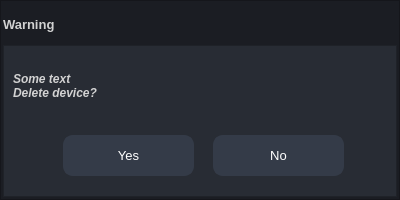
<?xml version="1.0" encoding="UTF-8"?>
<ui version="4.0">
 <class>WarningMessageBox</class>
 <widget class="QWidget" name="WarningMessageBox">
  <property name="geometry">
   <rect>
    <x>0</x>
    <y>0</y>
    <width>400</width>
    <height>200</height>
   </rect>
  </property>
  <property name="windowTitle">
   <string>Form</string>
  </property>
  <property name="styleSheet">
   <string notr="true">background: transparent;
color: rgb(210, 210, 210);</string>
  </property>
  <layout class="QVBoxLayout" name="verticalLayout">
   <property name="spacing">
    <number>0</number>
   </property>
   <property name="leftMargin">
    <number>0</number>
   </property>
   <property name="topMargin">
    <number>0</number>
   </property>
   <property name="rightMargin">
    <number>0</number>
   </property>
   <property name="bottomMargin">
    <number>0</number>
   </property>
   <item>
    <widget class="QFrame" name="frame_center">
     <property name="styleSheet">
      <string notr="true">background-color: rgb(27, 29, 35);
</string>
     </property>
     <property name="frameShape">
      <enum>QFrame::StyledPanel</enum>
     </property>
     <property name="frameShadow">
      <enum>QFrame::Raised</enum>
     </property>
     <layout class="QVBoxLayout" name="verticalLayout_2">
      <property name="spacing">
       <number>0</number>
      </property>
      <property name="leftMargin">
       <number>2</number>
      </property>
      <property name="topMargin">
       <number>2</number>
      </property>
      <property name="rightMargin">
       <number>2</number>
      </property>
      <property name="bottomMargin">
       <number>2</number>
      </property>
      <item>
       <widget class="QFrame" name="frame_title">
        <property name="maximumSize">
         <size>
          <width>400</width>
          <height>42</height>
         </size>
        </property>
        <property name="styleSheet">
         <string notr="true">background-color: rgb(27, 29, 35);</string>
        </property>
        <property name="frameShape">
         <enum>QFrame::NoFrame</enum>
        </property>
        <property name="frameShadow">
         <enum>QFrame::Raised</enum>
        </property>
        <property name="lineWidth">
         <number>0</number>
        </property>
        <layout class="QHBoxLayout" name="horizontalLayout_3">
         <property name="spacing">
          <number>0</number>
         </property>
         <property name="leftMargin">
          <number>0</number>
         </property>
         <property name="topMargin">
          <number>0</number>
         </property>
         <property name="rightMargin">
          <number>0</number>
         </property>
         <property name="bottomMargin">
          <number>0</number>
         </property>
         <item>
          <widget class="QLabel" name="label_title">
           <property name="palette">
            <palette>
             <active>
              <colorrole role="WindowText">
               <brush brushstyle="SolidPattern">
                <color alpha="255">
                 <red>210</red>
                 <green>210</green>
                 <blue>210</blue>
                </color>
               </brush>
              </colorrole>
              <colorrole role="Button">
               <brush brushstyle="SolidPattern">
                <color alpha="0">
                 <red>0</red>
                 <green>0</green>
                 <blue>0</blue>
                </color>
               </brush>
              </colorrole>
              <colorrole role="Text">
               <brush brushstyle="SolidPattern">
                <color alpha="255">
                 <red>210</red>
                 <green>210</green>
                 <blue>210</blue>
                </color>
               </brush>
              </colorrole>
              <colorrole role="ButtonText">
               <brush brushstyle="SolidPattern">
                <color alpha="255">
                 <red>210</red>
                 <green>210</green>
                 <blue>210</blue>
                </color>
               </brush>
              </colorrole>
              <colorrole role="Base">
               <brush brushstyle="SolidPattern">
                <color alpha="0">
                 <red>0</red>
                 <green>0</green>
                 <blue>0</blue>
                </color>
               </brush>
              </colorrole>
              <colorrole role="Window">
               <brush brushstyle="SolidPattern">
                <color alpha="0">
                 <red>0</red>
                 <green>0</green>
                 <blue>0</blue>
                </color>
               </brush>
              </colorrole>
             </active>
             <inactive>
              <colorrole role="WindowText">
               <brush brushstyle="SolidPattern">
                <color alpha="255">
                 <red>210</red>
                 <green>210</green>
                 <blue>210</blue>
                </color>
               </brush>
              </colorrole>
              <colorrole role="Button">
               <brush brushstyle="SolidPattern">
                <color alpha="0">
                 <red>0</red>
                 <green>0</green>
                 <blue>0</blue>
                </color>
               </brush>
              </colorrole>
              <colorrole role="Text">
               <brush brushstyle="SolidPattern">
                <color alpha="255">
                 <red>210</red>
                 <green>210</green>
                 <blue>210</blue>
                </color>
               </brush>
              </colorrole>
              <colorrole role="ButtonText">
               <brush brushstyle="SolidPattern">
                <color alpha="255">
                 <red>210</red>
                 <green>210</green>
                 <blue>210</blue>
                </color>
               </brush>
              </colorrole>
              <colorrole role="Base">
               <brush brushstyle="SolidPattern">
                <color alpha="0">
                 <red>0</red>
                 <green>0</green>
                 <blue>0</blue>
                </color>
               </brush>
              </colorrole>
              <colorrole role="Window">
               <brush brushstyle="SolidPattern">
                <color alpha="0">
                 <red>0</red>
                 <green>0</green>
                 <blue>0</blue>
                </color>
               </brush>
              </colorrole>
             </inactive>
             <disabled>
              <colorrole role="WindowText">
               <brush brushstyle="SolidPattern">
                <color alpha="255">
                 <red>210</red>
                 <green>210</green>
                 <blue>210</blue>
                </color>
               </brush>
              </colorrole>
              <colorrole role="Button">
               <brush brushstyle="SolidPattern">
                <color alpha="0">
                 <red>0</red>
                 <green>0</green>
                 <blue>0</blue>
                </color>
               </brush>
              </colorrole>
              <colorrole role="Text">
               <brush brushstyle="SolidPattern">
                <color alpha="255">
                 <red>210</red>
                 <green>210</green>
                 <blue>210</blue>
                </color>
               </brush>
              </colorrole>
              <colorrole role="ButtonText">
               <brush brushstyle="SolidPattern">
                <color alpha="255">
                 <red>210</red>
                 <green>210</green>
                 <blue>210</blue>
                </color>
               </brush>
              </colorrole>
              <colorrole role="Base">
               <brush brushstyle="SolidPattern">
                <color alpha="0">
                 <red>0</red>
                 <green>0</green>
                 <blue>0</blue>
                </color>
               </brush>
              </colorrole>
              <colorrole role="Window">
               <brush brushstyle="SolidPattern">
                <color alpha="0">
                 <red>0</red>
                 <green>0</green>
                 <blue>0</blue>
                </color>
               </brush>
              </colorrole>
             </disabled>
            </palette>
           </property>
           <property name="font">
            <font>
             <family>Segoe UI</family>
             <pointsize>10</pointsize>
             <weight>75</weight>
             <bold>true</bold>
            </font>
           </property>
           <property name="styleSheet">
            <string notr="true">background: transparent;</string>
           </property>
           <property name="text">
            <string>Warning</string>
           </property>
          </widget>
         </item>
         <item>
          <widget class="QPushButton" name="button_close">
           <property name="sizePolicy">
            <sizepolicy hsizetype="Minimum" vsizetype="Expanding">
             <horstretch>0</horstretch>
             <verstretch>0</verstretch>
            </sizepolicy>
           </property>
           <property name="minimumSize">
            <size>
             <width>40</width>
             <height>0</height>
            </size>
           </property>
           <property name="maximumSize">
            <size>
             <width>40</width>
             <height>16777215</height>
            </size>
           </property>
           <property name="toolTip">
            <string>Close</string>
           </property>
           <property name="styleSheet">
            <string notr="true">QPushButton {	
	border: none;
	background-color: transparent;
}
QPushButton:hover {
	background-color: rgb(52, 59, 72);
}
QPushButton:pressed {	
	background-color: rgb(85, 170, 255);
}</string>
           </property>
           <property name="text">
            <string/>
           </property>
           <property name="icon">
            <iconset resource="../files.qrc">
             <normaloff>:/20x20/data/resources/icons/20x20/cil-x.png</normaloff>:/20x20/data/resources/icons/20x20/cil-x.png</iconset>
           </property>
          </widget>
         </item>
        </layout>
       </widget>
      </item>
      <item>
       <widget class="QFrame" name="frame_contains">
        <property name="styleSheet">
         <string notr="true">background-color: rgb(40, 44, 52);</string>
        </property>
        <property name="frameShape">
         <enum>QFrame::StyledPanel</enum>
        </property>
        <property name="frameShadow">
         <enum>QFrame::Raised</enum>
        </property>
        <widget class="QPushButton" name="button_yes">
         <property name="geometry">
          <rect>
           <x>60</x>
           <y>90</y>
           <width>131</width>
           <height>41</height>
          </rect>
         </property>
         <property name="font">
          <font>
           <family>Segoe UI</family>
           <pointsize>10</pointsize>
          </font>
         </property>
         <property name="styleSheet">
          <string notr="true">QPushButton {
	border: 2px solid rgb(52, 59, 72);
	border-radius: 10px;	
	background-color: rgb(52, 59, 72);
	color: rgb(255, 255, 255);
}
QPushButton:hover {
	background-color: rgb(57, 65, 80);
	color: rgb(227, 227, 227);
	border: 2px solid rgb(61, 70, 86);
}
QPushButton:pressed {	
	background-color: rgb(35, 40, 49);
	color: rgb(255, 255, 255);
	border: 2px solid rgb(43, 50, 61);
}</string>
         </property>
         <property name="text">
          <string>Yes</string>
         </property>
        </widget>
        <widget class="QPushButton" name="button_no">
         <property name="geometry">
          <rect>
           <x>210</x>
           <y>90</y>
           <width>131</width>
           <height>41</height>
          </rect>
         </property>
         <property name="font">
          <font>
           <family>Segoe UI</family>
           <pointsize>10</pointsize>
          </font>
         </property>
         <property name="styleSheet">
          <string notr="true">QPushButton {
	border: 2px solid rgb(52, 59, 72);
	border-radius: 10px;	
	background-color: rgb(52, 59, 72);
	color: rgb(255, 255, 255);
}
QPushButton:hover {
	background-color: rgb(57, 65, 80);
	color: rgb(227, 227, 227);
	border: 2px solid rgb(61, 70, 86);
}
QPushButton:pressed {	
	background-color: rgb(35, 40, 49);
	color: rgb(255, 255, 255);
	border: 2px solid rgb(43, 50, 61);
}</string>
         </property>
         <property name="text">
          <string>No</string>
         </property>
        </widget>
        <widget class="QLabel" name="label_info">
         <property name="geometry">
          <rect>
           <x>10</x>
           <y>0</y>
           <width>371</width>
           <height>81</height>
          </rect>
         </property>
         <property name="palette">
          <palette>
           <active>
            <colorrole role="WindowText">
             <brush brushstyle="SolidPattern">
              <color alpha="255">
               <red>210</red>
               <green>210</green>
               <blue>210</blue>
              </color>
             </brush>
            </colorrole>
            <colorrole role="Button">
             <brush brushstyle="SolidPattern">
              <color alpha="0">
               <red>0</red>
               <green>0</green>
               <blue>0</blue>
              </color>
             </brush>
            </colorrole>
            <colorrole role="Text">
             <brush brushstyle="SolidPattern">
              <color alpha="255">
               <red>210</red>
               <green>210</green>
               <blue>210</blue>
              </color>
             </brush>
            </colorrole>
            <colorrole role="ButtonText">
             <brush brushstyle="SolidPattern">
              <color alpha="255">
               <red>210</red>
               <green>210</green>
               <blue>210</blue>
              </color>
             </brush>
            </colorrole>
            <colorrole role="Base">
             <brush brushstyle="SolidPattern">
              <color alpha="0">
               <red>0</red>
               <green>0</green>
               <blue>0</blue>
              </color>
             </brush>
            </colorrole>
            <colorrole role="Window">
             <brush brushstyle="SolidPattern">
              <color alpha="0">
               <red>0</red>
               <green>0</green>
               <blue>0</blue>
              </color>
             </brush>
            </colorrole>
           </active>
           <inactive>
            <colorrole role="WindowText">
             <brush brushstyle="SolidPattern">
              <color alpha="255">
               <red>210</red>
               <green>210</green>
               <blue>210</blue>
              </color>
             </brush>
            </colorrole>
            <colorrole role="Button">
             <brush brushstyle="SolidPattern">
              <color alpha="0">
               <red>0</red>
               <green>0</green>
               <blue>0</blue>
              </color>
             </brush>
            </colorrole>
            <colorrole role="Text">
             <brush brushstyle="SolidPattern">
              <color alpha="255">
               <red>210</red>
               <green>210</green>
               <blue>210</blue>
              </color>
             </brush>
            </colorrole>
            <colorrole role="ButtonText">
             <brush brushstyle="SolidPattern">
              <color alpha="255">
               <red>210</red>
               <green>210</green>
               <blue>210</blue>
              </color>
             </brush>
            </colorrole>
            <colorrole role="Base">
             <brush brushstyle="SolidPattern">
              <color alpha="0">
               <red>0</red>
               <green>0</green>
               <blue>0</blue>
              </color>
             </brush>
            </colorrole>
            <colorrole role="Window">
             <brush brushstyle="SolidPattern">
              <color alpha="0">
               <red>0</red>
               <green>0</green>
               <blue>0</blue>
              </color>
             </brush>
            </colorrole>
           </inactive>
           <disabled>
            <colorrole role="WindowText">
             <brush brushstyle="SolidPattern">
              <color alpha="255">
               <red>210</red>
               <green>210</green>
               <blue>210</blue>
              </color>
             </brush>
            </colorrole>
            <colorrole role="Button">
             <brush brushstyle="SolidPattern">
              <color alpha="0">
               <red>0</red>
               <green>0</green>
               <blue>0</blue>
              </color>
             </brush>
            </colorrole>
            <colorrole role="Text">
             <brush brushstyle="SolidPattern">
              <color alpha="255">
               <red>210</red>
               <green>210</green>
               <blue>210</blue>
              </color>
             </brush>
            </colorrole>
            <colorrole role="ButtonText">
             <brush brushstyle="SolidPattern">
              <color alpha="255">
               <red>210</red>
               <green>210</green>
               <blue>210</blue>
              </color>
             </brush>
            </colorrole>
            <colorrole role="Base">
             <brush brushstyle="SolidPattern">
              <color alpha="0">
               <red>0</red>
               <green>0</green>
               <blue>0</blue>
              </color>
             </brush>
            </colorrole>
            <colorrole role="Window">
             <brush brushstyle="SolidPattern">
              <color alpha="0">
               <red>0</red>
               <green>0</green>
               <blue>0</blue>
              </color>
             </brush>
            </colorrole>
           </disabled>
          </palette>
         </property>
         <property name="font">
          <font>
           <family>Segoe UI</family>
           <pointsize>9</pointsize>
           <weight>75</weight>
           <italic>true</italic>
           <bold>true</bold>
          </font>
         </property>
         <property name="styleSheet">
          <string notr="true">background: transparent;</string>
         </property>
         <property name="text">
          <string>Some text
Delete device?</string>
         </property>
         <property name="alignment">
          <set>Qt::AlignJustify|Qt::AlignVCenter</set>
         </property>
        </widget>
       </widget>
      </item>
     </layout>
    </widget>
   </item>
  </layout>
 </widget>
 <resources>
  <include location="../files.qrc"/>
 </resources>
 <connections/>
</ui>
